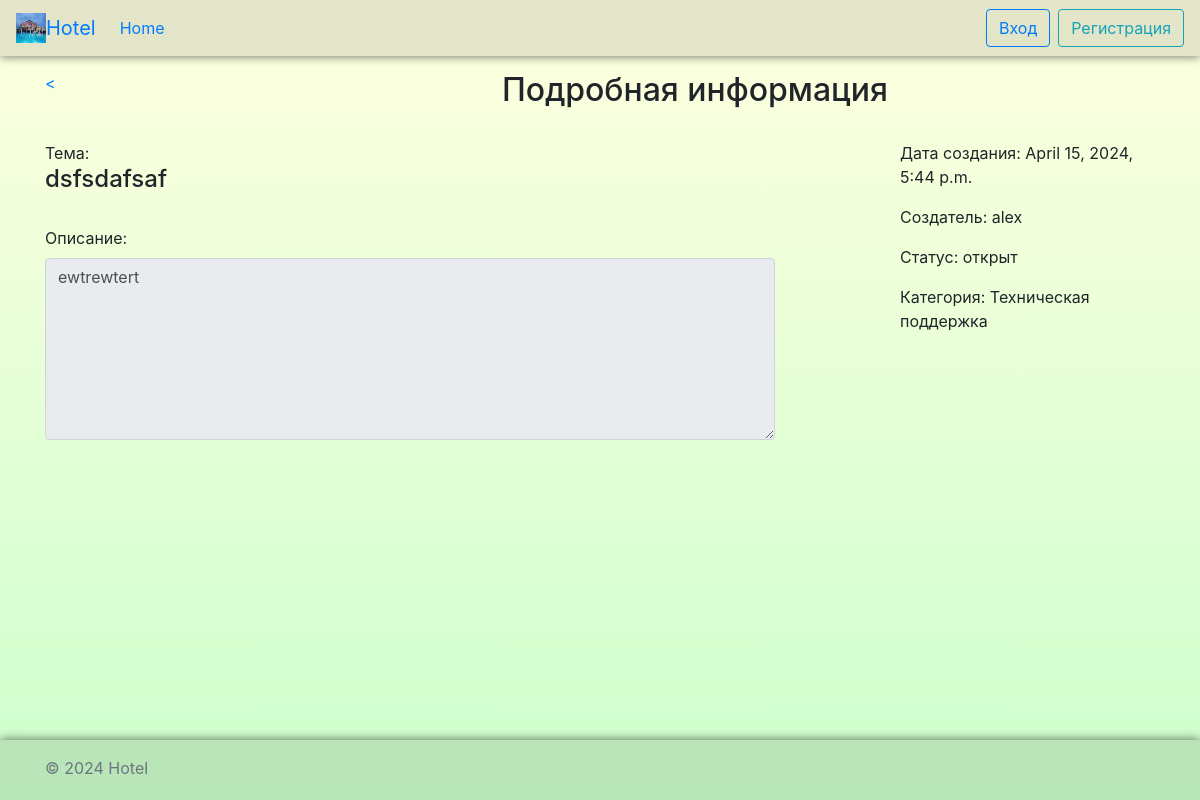
The page /feedback/1/ on the database its author committed.
### feedback/models.py (models this page shows)
class Feedback(models.Model):
    id = models.AutoField(primary_key=True)
    title = models.CharField(max_length=255)
    description = models.TextField()
    created_at = models.DateTimeField(auto_now_add=True)
    status = models.ForeignKey(TicketStatus, on_delete=models.CASCADE)
    category = models.ForeignKey(TicketCategory, on_delete=models.CASCADE)
    user = models.ForeignKey(User, on_delete=models.CASCADE, null=True)

class TicketStatus(models.Model):
    id = models.AutoField(primary_key=True)
    name = models.CharField(max_length=255)

class TicketCategory(models.Model):
    id = models.AutoField(primary_key=True)
    name = models.CharField(max_length=255)

### feedback/views.py (the view)
# urls.py: path('<int:id>/', views.feedback_detail, name='feedback_detail'),
def feedback_detail(request, id):
    feedback = Feedback.objects.get(id=id)
    return render(request, 'feedback/feedback_detail.html', {'feedback': feedback})

### templates/feedback/feedback_detail.html
{% extends 'layout.html' %}
{% block content %}
    <div class="row">
        <div class="col-12 mb-4">
            <div class="row">
                <div class="col-2">
                    <a href="{% url 'feedback_list' %}"><</a>
                </div>
                <div class="col-10"><h2 class="text-center">Подробная информация</h2></div>
            </div>
        </div>
        <div class="col-8">
            <div>
                <div>Тема:</div>
                <h4>{{ feedback.title }}</h4>
                <br/>
                <label for="desc">Описание:</label> <br/>
                <textarea id="desc" rows="7" class="form-control" disabled>{{ feedback.description }}</textarea>
            </div>
        </div>
        <div class="col-1"></div>
        <div class="col-3">
            <div>
                <p>Дата создания: {{ feedback.created_at }}</p>
                <p>Создатель: {{ feedback.user.username }}</p>
                <p>Статус: {{ feedback.status.name }}</p>
                <p>Категория: {{ feedback.category.name }}</p>
            </div>
        </div>
    </div>
{% endblock %}

### templates/layout.html (style rules this page uses)
body { background: linear-gradient(to bottom, #ffffe0, #ccffcc); }

### rows shown on the page
Feedback: title "dsfsdafsaf", description "ewtrewtert", created_at "April 15, 2024, 5:44 p.m.", user.username "alex", status.name "открыт", category.name "Техническая поддержка"
